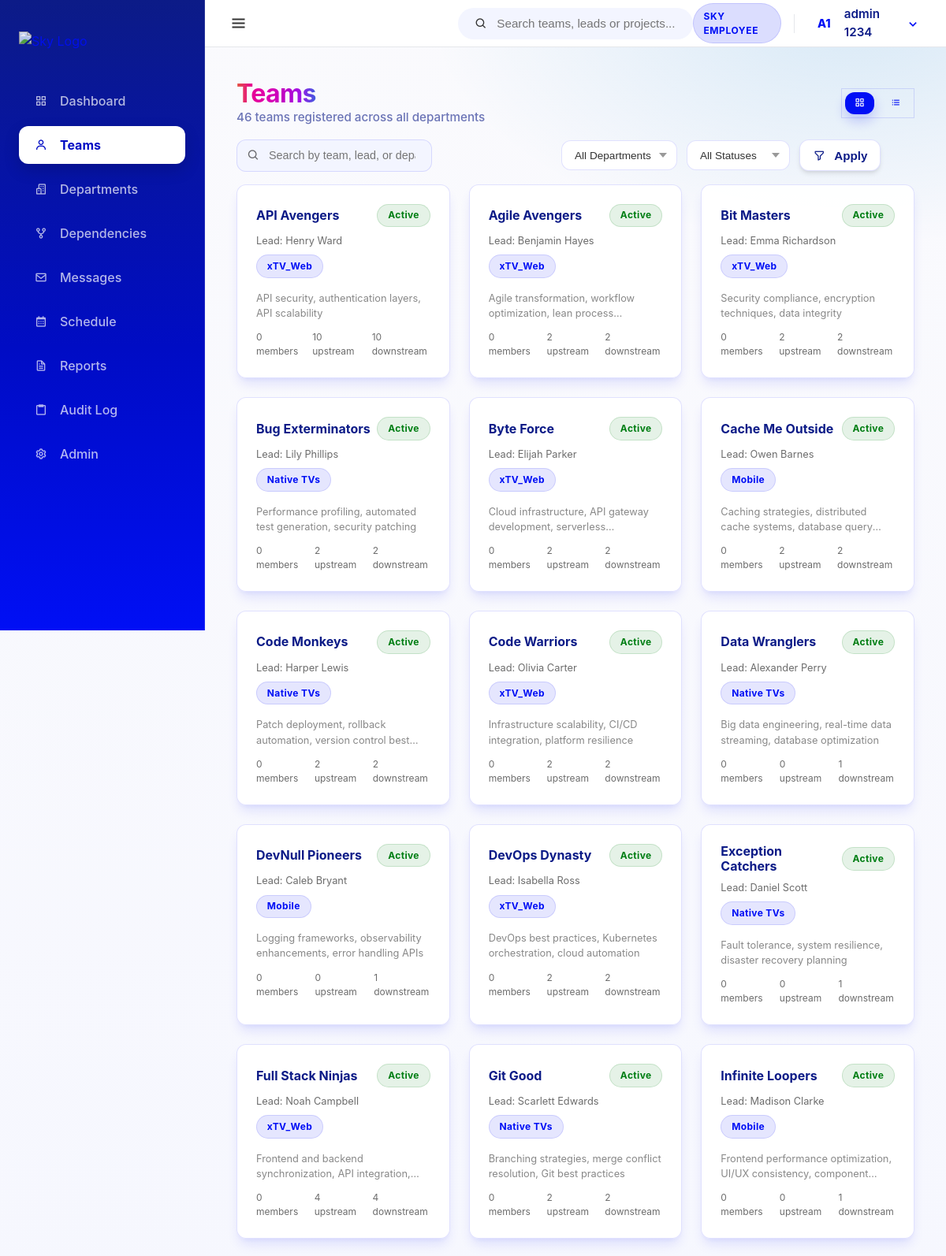
Page /teams/ (signed in, upper part) on the committed database.
### core/models.py (models this page shows, shortened)
class User(AbstractUser):
    class Meta:
        verbose_name = 'User'
        verbose_name_plural = 'Users'

class Team(models.Model):
    team_id = models.AutoField(primary_key=True)
    department = models.ForeignKey(Department, on_delete=models.CASCADE, related_name='teams')
    team_name = models.CharField(max_length=100)
    mission = models.TextField(blank=True) # Main Requirement
    lead_email = models.EmailField(blank=True) # Main Requirement
    team_leader_name = models.CharField(max_length=100, blank=True)
    work_stream = models.CharField(max_length=100)
    project_name = models.CharField(max_length=100)
    project_codebase = models.CharField(max_length=100)
    status = models.CharField(max_length=50, default='Active')
    tech_tags = models.TextField(blank=True, help_text="Comma separated tags")
    created_at = models.DateTimeField(auto_now_add=True)
    updated_at = models.DateTimeField(auto_now=True)

class Department(models.Model):
    department_id = models.AutoField(primary_key=True)
    department_name = models.CharField(max_length=100)
    department_lead_name = models.CharField(max_length=100)
    specialization = models.CharField(max_length=150, blank=True, null=True, help_text="e.g. Web Development, Cloud Infrastructure")
    description = models.TextField()

### teams/views.py (the view)
# urls.py: path('', views.team_list, name='team_list'),
@login_required
def team_list(request):
    try:
        search_query = request.GET.get('search', '').strip()
        dept_filter = request.GET.get('department', '')
        status_filter = request.GET.get('status', '')
        teams = Team.objects.select_related('department').annotate(
            member_count=Count('members'),
            upstream_count=Count('dependencies_to', filter=Q(dependencies_to__dependency_type='upstream')),
            downstream_count=Count('dependencies_from', filter=Q(dependencies_from__dependency_type='downstream')),
        ).order_by('team_name')
        if search_query:
            teams = teams.filter(
                Q(team_name__icontains=search_query) |
                Q(team_leader_name__icontains=search_query) |
                Q(department__department_name__icontains=search_query)
            )
        if dept_filter:
            teams = teams.filter(department__department_name=dept_filter)
        if status_filter:
            teams = teams.filter(status=status_filter)
        departments = Department.objects.all().order_by('department_name')
        view_mode = request.GET.get('view', 'grid')
        if view_mode not in ('grid', 'list'):
            view_mode = 'grid'
        context = {
            'teams': teams,
            'departments': departments,
            'search_query': search_query,
            'dept_filter': dept_filter,
            'status_filter': status_filter,
            'total_count': teams.count(),
            'view_mode': view_mode,
        }
        return render(request, 'teams/team_list.html', context)
    except Exception as error:
        return render(request, 'teams/team_list.html', {
            'teams': [],
            'departments': [],
            'error': str(error),
        })

### templates/teams/team_list.html (shortened to what this page needs)
{% extends 'base.html' %}
{% block content %}
<div class="flex-between mb-2 animate-slide-up">
    <div>
        <h1 class="spectrum-text" style="font-size: 2rem; letter-spacing: -0.02em;">Teams</h1>
        <p style="color: var(--sky-header-blue); opacity: 0.6; font-weight: 500; font-size: 0.95rem;">{{ total_count }} team{{ total_count|pluralize }} registered across all departments</p>
    </div>
    <div class="flex-center gap-1" style="background: var(--surface-strong); border-radius: var(--border-radius); padding: 0.25rem; border: 1px solid var(--border);">
        <a href="?search={{ search_query }}&department={{ dept_filter }}&status={{ status_filter }}&view=grid"
           class="btn {% if view_mode == 'grid' %}btn-primary{% else %}btn-ghost{% endif %}"
           style="padding: 0.45rem 0.75rem; font-size: 0.85rem; text-decoration: none;"
           title="Grid view">
            <i class='bx bx-grid-alt'></i>
        </a>
        <a href="?search={{ search_query }}&department={{ dept_filter }}&status={{ status_filter }}&view=list"
           class="btn {% if view_mode == 'list' %}btn-primary{% else %}btn-ghost{% endif %}"
           style="padding: 0.45rem 0.75rem; font-size: 0.85rem; text-decoration: none;"
           title="List view">
            <i class='bx bx-list-ul'></i>
        </a>
    </div>
</div>
<form method="get" action="{% url 'teams:team_list' %}" class="filter-bar mb-2 animate-slide-up" style="animation-delay: 0.1s;">
    <div style="position: relative; flex: 1; max-width: 400px;">
        <i class='bx bx-search' style="position: absolute; left: 0.85rem; top: 50%; transform: translateY(-50%); color: var(--muted-foreground);"></i>
        <input type="text" name="search" class="filter-input" placeholder="Search by team, lead, or department..." value="{{ search_query }}" id="team-search">
    </div>
    <select name="department" class="filter-select" id="dept-filter">
        <option value="">All Departments</option>
    </select>
    <select name="status" class="filter-select" id="status-filter">
        <option value="">All Statuses</option>
    </select>
    <button type="submit" class="btn btn-secondary" style="padding: 0.65rem 1rem;">
        <i class='bx bx-filter-alt'></i> Apply
    </button>
</form>
{% if teams %}
{% if view_mode == 'list' %}
<div class="card animate-slide-up" style="animation-delay: 0.2s; padding: 0; overflow: hidden;">
    <table style="width: 100%; border-collapse: collapse; font-size: 0.875rem;">
        <thead>
            <tr style="background: var(--surface-strong); border-bottom: 2px solid var(--border);">
                <th style="text-align: left; padding: 0.85rem 1.25rem; font-weight: 600; color: var(--sky-header-blue);">Team</th>
                <th style="text-align: left; padding: 0.85rem 1rem; font-weight: 600; color: var(--sky-header-blue);">Department</th>
                <th style="text-align: left; padding: 0.85rem 1rem; font-weight: 600; color: var(--sky-header-blue);">Lead</th>
                <th style="text-align: left; padding: 0.85rem 1rem; font-weight: 600; color: var(--sky-header-blue);">Status</th>
                <th style="text-align: center; padding: 0.85rem 1rem; font-weight: 600; color: var(--sky-header-blue);">Members</th>
                <th style="text-align: center; padding: 0.85rem 1rem; font-weight: 600; color: var(--sky-header-blue);">Upstream</th>
                <th style="text-align: center; padding: 0.85rem 1rem; font-weight: 600; color: var(--sky-header-blue);">Downstream</th>
            </tr>
        </thead>
        <tbody>
            {% for team in teams %}
            <tr data-href="{% url 'teams:team_detail' team.team_id %}" onclick="window.location=this.dataset.href"
                style="border-bottom: 1px solid var(--border); cursor: pointer; transition: background 0.15s;"
                onmouseover="this.style.background='var(--surface-strong)'" onmouseout="this.style.background=''">
                <td style="padding: 0.85rem 1.25rem;">
                    <a href="{% url 'teams:team_detail' team.team_id %}" style="text-decoration: none; font-weight: 600; color: var(--sky-header-blue);">
                        {{ team.team_name }}
                    </a>
                    {% if team.mission %}
                    <p style="font-size: 0.75rem; color: var(--muted-foreground); margin: 0.2rem 0 0; overflow: hidden; text-overflow: ellipsis; white-space: nowrap; max-width: 260px;">
                        {{ team.mission|truncatewords:10 }}
                    </p>
                    {% endif %}
                </td>
                <td style="padding: 0.85rem 1rem;">
                    <span class="chip chip-department">{{ team.department.department_name }}</span>
                </td>
                <td style="padding: 0.85rem 1rem; color: var(--sky-text);">
                    {{ team.team_leader_name|default:"—" }}
                </td>
                <td style="padding: 0.85rem 1rem;">
                    <span class="chip {% if team.status == 'Active' %}chip-active{% elif team.status == 'Restructuring' %}chip-restructuring{% else %}chip-disbanded{% endif %}">
                        {{ team.status }}
                    </span>
                </td>
                <td style="padding: 0.85rem 1rem; text-align: center; color: var(--muted-foreground);">{{ team.member_count }}</td>
                <td style="padding: 0.85rem 1rem; text-align: center; color: var(--muted-foreground);">{{ team.upstream_count }}</td>
                <td style="padding: 0.85rem 1rem; text-align: center; color: var(--muted-foreground);">{{ team.downstream_count }}</td>
            </tr>
            {% endfor %}
        </tbody>
    </table>
</div>
{% else %}
<div class="grid-3 animate-slide-up" style="animation-delay: 0.2s;">
    {% for team in teams %}
    <a href="{% url 'teams:team_detail' team.team_id %}" class="card" style="text-decoration: none; color: inherit; cursor: pointer;">
        <div class="flex-between mb-1">
            <h4 style="font-size: 1rem; color: var(--sky-header-blue); padding-right: 0.5rem;">{{ team.team_name }}</h4>
            <span class="chip {% if team.status == 'Active' %}chip-active{% elif team.status == 'Restructuring' %}chip-restructuring{% else %}chip-disbanded{% endif %}">
                {{ team.status }}
            </span>
        </div>
        <p style="font-size: 0.8rem; color: var(--muted-foreground); margin-bottom: 0.5rem;">
            Lead: {{ team.team_leader_name|default:"Not assigned" }}
        </p>
        <span class="chip chip-department" style="margin-bottom: 0.5rem;">{{ team.department.department_name }}</span>
        {% if team.mission %}
        <p style="font-size: 0.8rem; color: #888; margin-top: 0.5rem; display: -webkit-box; -webkit-line-clamp: 2; -webkit-box-orient: vertical; overflow: hidden;">
            {{ team.mission|truncatewords:18 }}
        </p>
        {% endif %}
        <div class="flex gap-2" style="margin-top: 0.75rem; font-size: 0.75rem; color: var(--muted-foreground);">
            <span>{{ team.member_count }} member{{ team.member_count|pluralize }}</span>
            <span>{{ team.upstream_count }} upstream</span>
            <span>{{ team.downstream_count }} downstream</span>
        </div>
    </a>
    {% endfor %}
</div>
{% endif %}
{% endif %}
{% endblock %}

### templates/partials/_top_navbar.html (shortened to what this page needs)
<header class="top-navbar" style="display: flex; align-items: center; justify-content: space-between; height: 60px;">
    <div class="navbar-left">
        <button id="sidebar-toggle" class="sidebar-toggle-btn" aria-label="Toggle Sidebar">
            <i class='bx bx-menu'></i>
        </button>
    </div>
    <div class="navbar-middle">
        <div class="search-bar-container" id="global-search">
            <div class="search-bar">
                <i class='bx bx-search'></i>
                <input type="text" placeholder="Search teams, leads or projects..." id="search-input">
            </div>
        </div>
    </div>
    <div class="navbar-right" style="display: flex; align-items: center; gap: 12px;">
        <span class="badge badge-blue" style="vertical-align: middle; display: inline-flex; align-items: center;">SKY EMPLOYEE</span>
        <div class="nav-user-dropdown" id="user-dropdown-container" style="display: flex; align-items: center;">
            <div class="nav-avatar-trigger" id="user-dropdown-btn" style="display: flex; align-items: center;">
                <div class="avatar-circle small">
                    {% if user.first_name %}{{ user.first_name|first|upper }}{% else %}{{ user.username|first|upper }}{% endif %}{% if user.last_name %}{{ user.last_name|first|upper }}{% endif %}
                </div>
                <span class="user-fullname">{{ user.get_full_name|default:user.username }}</span>
                <i class='bx bx-chevron-down'></i>
            </div>
        </div>
    </div>
</header>

### assets/css/sky-layout.css (style rules this page uses)
:root { --font-size: 16px; --sky-primary: #000ff5; --sky-primary-dark: #000cc4; --sky-focus: #007ecc; --sky-surface: #fafafd; --sky-surface-strong: #f3f5ff; --sky-tint-5: rgba(0, 15, 245, 0.05); --sky-tint-10: rgba(0, 15, 245, 0.1); --sky-tint-14: rgba(0, 15, 245, 0.14); --sky-header-blue: #0c1b87; --sky-text: #333333; --sky-positive: #007e13; --sky-negative: #dd1717; --sky-attention: #f15a22; --sky-spectrum-1: #e4563e; --sky-spectrum-2: #e70296; --sky-spectrum-3: #dc01b1; --sky-spectrum-4: #be01c4; --sky-spectrum-5: #9f11e7; --sky-spectrum-6: #3d5fdf; --sky-spectrum: linear-gradient( 90deg, var(--sky-spectrum-1) 0%, var(--sky-spectrum-2) 20%, var(--sky-spectrum-3) 40%, var(--sky-spectrum-4) 60%, var(--sky-spectrum-5) 80%, var(--sky-spectrum-6) 100% ); --sky-spectrum-diagonal: linear-gradient( 135deg, var(--sky-spectrum-1) 0%, var(--sky-spectrum-2) 20%, var(--sky-spectrum-3) 40%, var(--sky-spectrum-4) 60%, var(--sky-spectrum-5) 80%, var(--sky-spectrum-6) 100% ); --primary: var(--sky-primary); --primary-foreground: #ffffff; --background: var(--sky-surface); --foreground: var(--sky-text); --card: rgba(255, 255, 255, 0.92); --card-foreground: var(--sky-text); --popover: #ffffff; --popover-foreground: var(--sky-text); --muted: var(--sky-surface-strong); --muted-foreground: rgba(51, 51, 51, 0.72); --accent: var(--sky-tint-10); --accent-foreground: var(--sky-text); --destructive: var(--sky-negative); --destructive-foreground: #ffffff; --border: rgba(0, 15, 245, 0.12); --input-background: rgba(255, 255, 255, 0.96); --ring: rgba(0, 126, 204, 0.35); --radius: 0.75rem; --sidebar-width: 260px; --header-height: 70px; --shadow-sm: 0 4px 6px -1px rgba(0, 0, 0, 0.1), 0 2px 4px -1px rgba(0, 0, 0, 0.06); --shadow-md: 0 10px 15px -3px rgba(0, 15, 245, 0.1), 0 4px 6px -2px rgba(0, 15, 245, 0.05); --shadow-lg: 0 20px 25px -5px rgba(12, 27, 135, 0.15), 0 10px 10px -5px rgba(12, 27, 135, 0.1); }
* { margin: 0; padding: 0; box-sizing: border-box; }
html body { font-family: 'Inter', system-ui, -apple-system, sans-serif; color: var(--sky-text); min-height: 100vh; line-height: 1.5; background: radial-gradient(1200px 600px at 20% -10%, rgba(0, 15, 245, 0.18) 0%, rgba(0, 15, 245, 0) 55%), radial-gradient(900px 520px at 90% 0%, rgba(0, 126, 204, 0.14) 0%, rgba(0, 126, 204, 0) 60%), radial-gradient(900px 520px at 40% 110%, rgba(220, 1, 177, 0.1) 0%, rgba(220, 1, 177, 0) 55%), linear-gradient(180deg, #fafafd 0%, #f3f5ff 60%, #fafafd 100%); background-attachment: fixed; background-size: cover; background-repeat: no-repeat; }
html body h1, html body h2, html body h3, html body h4 { color: var(--sky-header-blue); font-weight: 700; line-height: 1.2; }
html body a { color: var(--sky-primary); text-decoration: none; transition: color 0.2s ease; }
html body .top-navbar { height: 60px; background: #ffffff; border-bottom: 1px solid #e5e7eb; display: flex; align-items: center; justify-content: space-between; padding: 0 24px; position: sticky; top: 0; z-index: 900; }
html body .navbar-left, html body .navbar-middle, html body .navbar-right { display: flex; align-items: center; flex: 1; }
html body .navbar-middle { justify-content: center; }
html body .navbar-right { justify-content: flex-end; gap: 12px; }
html body .search-bar-container { position: relative; width: 100%; max-width: 400px; min-width: 280px; }
html body .search-bar { background: var(--sky-surface-strong); padding: 0 1.25rem; height: 40px; border-radius: 999px; display: flex; align-items: center; border: 1px solid transparent; transition: all 0.2s ease; }
html body .search-bar input { background: transparent; border: none; outline: none; flex: 1; margin-left: 0.75rem; font-size: 0.95rem; color: var(--sky-text); }

### rows in the picture
User: first_name|first "A", last_name|first "1", get_full_name "admin 1234"
Team: team_name "API Avengers", status "Active", team_leader_name "Henry Ward", department.department_name "xTV_Web", mission "API security, authentication layers, API scalability", member_count "0", upstream_count "10", downstream_count "10"
Team: team_name "Agile Avengers", status "Active", team_leader_name "Benjamin Hayes", department.department_name "xTV_Web", mission "Agile transformation, workflow optimization, lean…", member_count "0", upstream_count "2", downstream_count "2"
Team: team_name "Bit Masters", status "Active", team_leader_name "Emma Richardson", department.department_name "xTV_Web", mission "Security compliance, encryption techniques, data integrity", member_count "0", upstream_count "2", downstream_count "2"
Team: team_name "Bug Exterminators", status "Active", team_leader_name "Lily Phillips", department.department_name "Native TVs", mission "Performance profiling, automated test generation, security patching", member_count "0", upstream_count "2", downstream_count "2"
Team: team_name "Byte Force", status "Active", team_leader_name "Elijah Parker", department.department_name "xTV_Web", mission "Cloud infrastructure, API gateway development,…", member_count "0", upstream_count "2", downstream_count "2"
Team: team_name "Cache Me Outside", status "Active", team_leader_name "Owen Barnes", department.department_name "Mobile", mission "Caching strategies, distributed cache systems, database…", member_count "0", upstream_count "2", downstream_count "2"
Team: team_name "Code Monkeys", status "Active", team_leader_name "Harper Lewis", department.department_name "Native TVs", mission "Patch deployment, rollback automation, version control…", member_count "0", upstream_count "2", downstream_count "2"
Team: team_name "Code Warriors", status "Active", team_leader_name "Olivia Carter", department.department_name "xTV_Web", mission "Infrastructure scalability, CI/CD integration, platform resilience", member_count "0", upstream_count "2", downstream_count "2"
Team: team_name "Data Wranglers", status "Active", team_leader_name "Alexander Perry", department.department_name "Native TVs", mission "Big data engineering, real-time data streaming, database optimization", member_count "0", upstream_count "0", downstream_count "1"
Team: team_name "DevNull Pioneers", status "Active", team_leader_name "Caleb Bryant", department.department_name "Mobile", mission "Logging frameworks, observability enhancements, error handling APIs", member_count "0", upstream_count "0", downstream_count "1"
Team: team_name "DevOps Dynasty", status "Active", team_leader_name "Isabella Ross", department.department_name "xTV_Web", mission "DevOps best practices, Kubernetes orchestration, cloud automation", member_count "0", upstream_count "2", downstream_count "2"
Team: team_name "Exception Catchers", status "Active", team_leader_name "Daniel Scott", department.department_name "Native TVs", mission "Fault tolerance, system resilience, disaster recovery planning", member_count "0", upstream_count "0", downstream_count "1"
Team: team_name "Full Stack Ninjas", status "Active", team_leader_name "Noah Campbell", department.department_name "xTV_Web", mission "Frontend and backend synchronization, API…", member_count "0", upstream_count "4", downstream_count "4"
Team: team_name "Git Good", status "Active", team_leader_name "Scarlett Edwards", department.department_name "Native TVs", mission "Branching strategies, merge conflict resolution, Git best practices", member_count "0", upstream_count "2", downstream_count "2"
Team: team_name "Infinite Loopers", status "Active", team_leader_name "Madison Clarke", department.department_name "Mobile", mission "Frontend performance optimization, UI/UX consistency,…", member_count "0", upstream_count "0", downstream_count "1"

### other values in the picture
{{ total_count }} "46"
